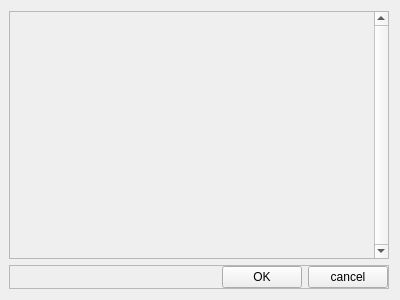
<?xml version="1.0" encoding="UTF-8"?>
<ui version="4.0">
 <class>CheckBoxSelectionDialog</class>
 <widget class="QWidget" name="CheckBoxSelectionDialog">
  <property name="geometry">
   <rect>
    <x>0</x>
    <y>0</y>
    <width>400</width>
    <height>300</height>
   </rect>
  </property>
  <property name="windowTitle">
   <string>CheckBoxSelectionDialog</string>
  </property>
  <layout class="QVBoxLayout" name="verticalLayout_2">
   <property name="leftMargin">
    <number>9</number>
   </property>
   <item>
    <widget class="QScrollArea" name="scrollArea">
     <property name="frameShape">
      <enum>QFrame::Box</enum>
     </property>
     <property name="lineWidth">
      <number>0</number>
     </property>
     <property name="midLineWidth">
      <number>1</number>
     </property>
     <property name="verticalScrollBarPolicy">
      <enum>Qt::ScrollBarAlwaysOn</enum>
     </property>
     <property name="widgetResizable">
      <bool>true</bool>
     </property>
     <widget class="QWidget" name="scrollAreaWidgetContents">
      <property name="geometry">
       <rect>
        <x>0</x>
        <y>0</y>
        <width>366</width>
        <height>249</height>
       </rect>
      </property>
      <layout class="QVBoxLayout" name="verticalLayout"/>
     </widget>
    </widget>
   </item>
   <item>
    <widget class="QFrame" name="frame">
     <property name="frameShape">
      <enum>QFrame::StyledPanel</enum>
     </property>
     <property name="frameShadow">
      <enum>QFrame::Raised</enum>
     </property>
     <layout class="QHBoxLayout" name="horizontalLayout">
      <property name="leftMargin">
       <number>0</number>
      </property>
      <property name="topMargin">
       <number>0</number>
      </property>
      <property name="rightMargin">
       <number>0</number>
      </property>
      <property name="bottomMargin">
       <number>0</number>
      </property>
      <item>
       <spacer name="horizontalSpacer">
        <property name="orientation">
         <enum>Qt::Horizontal</enum>
        </property>
        <property name="sizeHint" stdset="0">
         <size>
          <width>40</width>
          <height>20</height>
         </size>
        </property>
       </spacer>
      </item>
      <item>
       <widget class="QPushButton" name="ok_pushButton">
        <property name="text">
         <string>OK</string>
        </property>
       </widget>
      </item>
      <item>
       <widget class="QPushButton" name="cancel_pushButton">
        <property name="text">
         <string>cancel</string>
        </property>
       </widget>
      </item>
     </layout>
    </widget>
   </item>
  </layout>
 </widget>
 <layoutdefault spacing="6" margin="11"/>
 <resources/>
 <connections/>
</ui>
